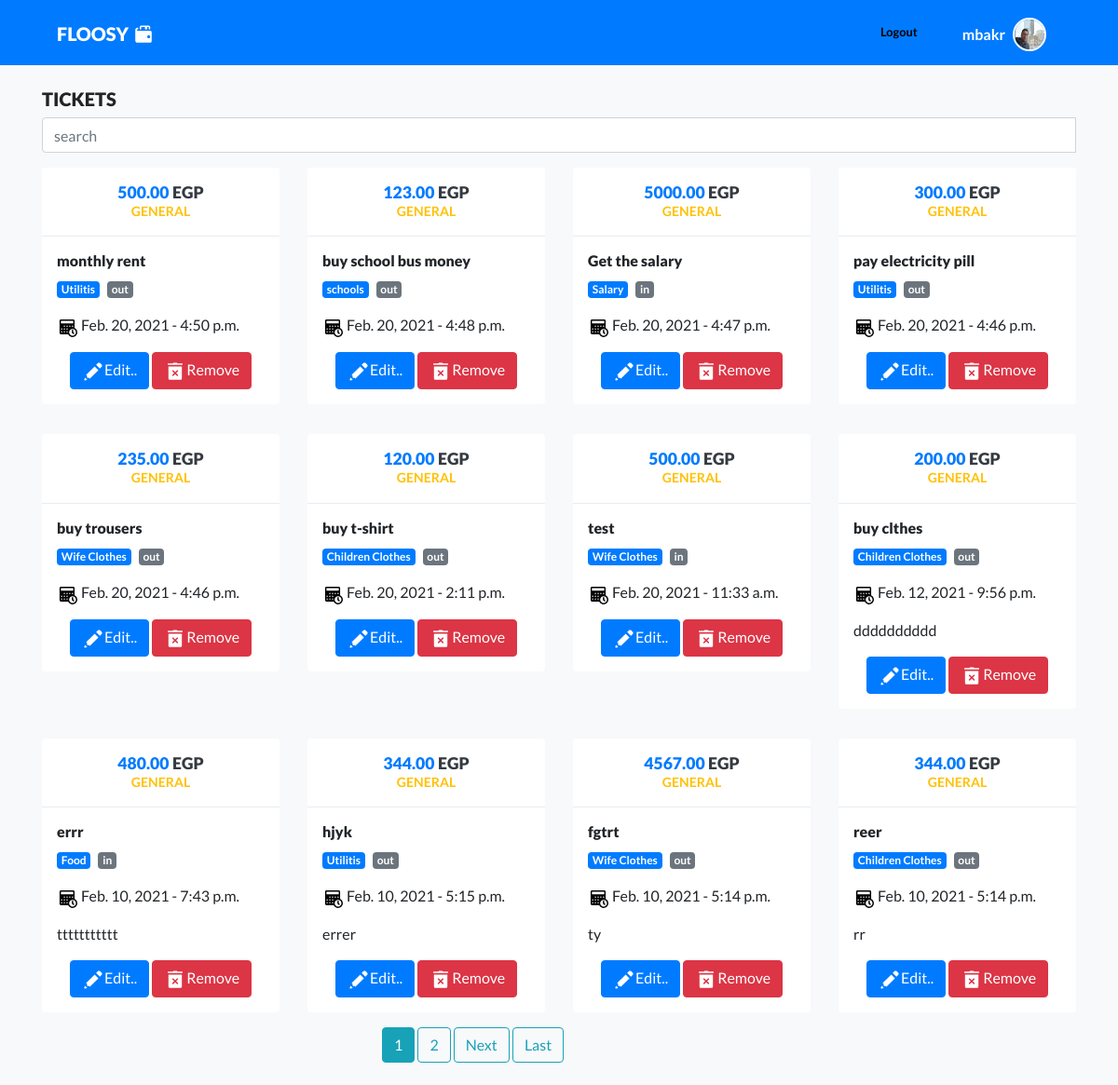
The page /tickets/general/ (signed in) on the database its author committed.
### accounts/models.py (models this page shows, shortened)
class Account(models.Model):
    user        = models.OneToOneField(to=User, on_delete=models.CASCADE)
    first_name  = models.CharField(max_length=50, blank=True,null=True)
    last_name   = models.CharField(max_length=50, blank=True,null=True)
    email       = models.EmailField(null=True,blank=True)
    image       = models.ImageField(upload_to='profileimages/',default='profileimages/default.jpg')
    bio         = models.TextField(blank=True,null=True)
    country     = CountryField(blank_label='(select country)', null=True)

### tracker/models.py (models this page shows, shortened)
class Ticket(models.Model):
    wallet = models.ForeignKey(to=Wallet, on_delete=models.DO_NOTHING, related_name='tickets')
    value = models.DecimalField(max_digits=15, decimal_places=2)
    kind = models.CharField(max_length=20, choices=CHOICES)
    category = models.ForeignKey(to=Category, on_delete=models.CASCADE, null=True)
    date = models.DateTimeField(default=timezone.now)
    title = models.CharField(max_length=50, default="No Title")
    desc = models.TextField(default='')
    class Meta:
        ordering =('-date',)

class Wallet(models.Model):
    owner = models.ForeignKey(to=User, on_delete=models.CASCADE)
    name = models.CharField(max_length=100)
    slug = models.SlugField(blank=True,null=True)
    balance = models.DecimalField(max_digits=15, decimal_places=2, default=0)

class Category(models.Model):
    wallet = models.ForeignKey(to=Wallet, on_delete=models.CASCADE)
    name = models.CharField(max_length=100)
    slug = models.SlugField(blank=True,null=True)
    class Meta:
        verbose_name_plural = 'Categories'

### tracker/views.py (the view)
# urls.py: path('tickets/<slug:slug>/', wallettickets, name='wallet_tickets'),
@login_required()
def wallettickets(request,slug):
    wallet = get_object_or_404(Wallet,slug=slug, owner=request.user)
    tickets = Ticket.objects.filter(wallet=wallet)
    paginator = Paginator(tickets, 12)
    page_number = request.GET.get('page')
    page_tickets = paginator.get_page(page_number)
    context = {'tickets':tickets, 'wallet':wallet, 'page_tickets':page_tickets}
    return render(request, template_name='tracker/tickets.html', context=context)

### tracker/templates/tracker/tickets.html (shortened to what this page needs)
{% extends 'base.html' %}
{% load static %}
{% load humanize %}
{% block content %}
<section>
    <div class="container">
        <div class="row mt-4">
            <div class="col-12">
                <h5 class="sectionHeading">Tickets</h5>
            </div>
        </div>
        <div>
            <form method="POST">
                <div class="input-group">
                    <input type="text" class="form-control"  placeholder="search " name="searchText">
                </div>
            </form>
        </div>
        <div class="row">
            <div class="col" id="mainContent">
                <div class="row">
                    {% for ticket in page_tickets %}
                        <div class="col-12 col-sm-6 col-lg-3" >
                            <div class="ticketItem my-3 bg-white rounded">
                                <h5 class="blockHeading p-3 text-center text-primary">
                                {{ticket.value}} <span class="text-dark">EGP</span>
                                <br>
                                <small class="text-warning"><strong>{{ticket.wallet.name}}</strong></small>
                                </h5>
                                <div class="itemContent p-3">
                                    <h6 class="ticketTitle">{{ticket.title}}</h6>
                                    <p><span class="badge badge-primary mr-2">{{ticket.category.name}}</span><span class="badge badge-secondary">{{ticket.kind}}</span></p>
                                    <p><img class="mr-1" src="imgs/calendar-icon.svg" alt=""><span>{{ticket.date|date}}</span>  -  <span>{{ticket.date|time}}</span></p>
                                    <p>{{ticket.desc|slice:":100"}}
                                        </p>
                                        <div class="ticketControl text-center">
                                            <a href="{% url 'tracker:edit_ticket' ticket.id %}">
                                                <button type="button" class="btn btn-primary"><img src="imgs/edit-icon.svg" alt="">Edit..</button>
                                            </a>
                                            <a href="{% url 'tracker:delete_ticket' ticket.id %}">
                                                <button type="button" class="btn btn-danger"><img src="imgs/delete-icon.svg" alt="">Remove</button>
                                            </a>
                                        </div>
                                    </div>
                                </div>
                            </div>
                        {% endfor %}
                    </div>
                </div>
            </div>
        </div>
    </section>
        <div class="row">
            <div class="col-12 col-md-4">
            </div>
            <div class="col-12 col-md-4" id="pagination">
                <div class="align-middle">
                    {% if page_tickets %}
                        {% for num in page_tickets.paginator.page_range %}
                            {% if page_tickets.number == num %}
                                <a class="btn btn-info mb-4" href="?page={{ num }}">{{ num }}</a>
                                {% elif num > page_tickets.number|add:'-3' and num < page_tickets.number|add:'3' %}
                                <a class="btn btn-outline-info mb-4" href="?page={{ num }}">{{ num }}</a>
                            {% endif %}
                        {% endfor %}
                        {% if page_tickets.has_next %}
                            <a class="btn btn-outline-info mb-4" href="?page={{ page_obj.next_page_number }}">Next</a>
                            <a class="btn btn-outline-info mb-4" href="?page={{ page_obj.paginator.num_pages }}">Last</a>
                        {% endif %}
                    {% endif %}
                </div>
            </div>
            <div class="col-4">
            </div>
        </div>
{% endblock content %}

### templates/base.html (shortened to what this page needs)
{% load static %}
<!DOCTYPE html>
<html lang="en">
    <head>
    <link rel="stylesheet" href="https://netdna.bootstrapcdn.com/font-awesome/4.7.0/css/font-awesome.css">
    <link rel="stylesheet" href="https://stackpath.bootstrapcdn.com/bootstrap/4.1.3/css/bootstrap.min.css">
<link rel="stylesheet" href="https://pro.fontawesome.com/releases/v5.10.0/css/all.css"/>
    <link rel="stylesheet" href="{% static 'css/style.css' %}">
    <link rel="stylesheet" href="{% static 'css/style2.css' %}">
</head>
<body>
    <section class="bg-primary">
        <div class="container">
            <nav class="navbar navbar-expand-md navbar-dark bg-transparent">
                <a class="navbar-brand mt-1" href="{% url 'tracker:wallets' %}">FLOOSY<img class="mb-1 ml-1" src="{% static 'imgs/logo-icon.svg' %}" alt=""></a>
                <div class="collapse navbar-collapse" id="navbarSupportedContent">
                    <ul class="navbar-nav ml-auto">
                        <li class="nav-item ml-3">
                            <a class="nav-link mt-1" href="{% url 'accounts:logout' %}"><small style="color: black; font-weight: bold">Logout</small></a>
                        </li>
                        <li class="nav-item ml-md-4">
                            <a class="nav-link mt-1" href="{% url 'accounts:profile' %}">
                                <span>{{request.user.username}}</span>
                                <img id="userAvatar" class="rounded-circle ml-2" src="{{request.user.account.image.url}}" alt="{% static 'imgs/avatar.jpg' %}">
                            </a>
                        </li>
                    </ul>
                </div>
            </nav>
        </div>
    </section>
    {% block content %}
    {% endblock content %}
</body>
</html>

### static/css/style.css (style rules this page uses)
html, body { background-color: #f8f9fa; font-family: 'Lato', sans-serif; }
.sectionHeading { font-weight: 900; text-transform: uppercase; }
.blockHeading { margin: 0; font-weight: 900; font-size: 1.1rem; text-transform: uppercase; border-bottom: 1px solid #e9ecef; }
nav.navbar { min-height: 70px; }
.navbar-brand { font-weight: 900; }
.navbar-dark .navbar-nav .nav-item { margin: 0 8px; }
.navbar-dark .navbar-nav .nav-link { font-weight: 700; color: #fff; }
#userAvatar { width: 36px; height: 36px; margin-top: -0.4rem; float: right; border: 2px solid #fff; }
.ticketTitle { font-weight: 900; }
small { display: block; line-height: 1.428571429; color: #999; }

### static/css/style2.css (style rules this page uses)
* { box-sizing:border-box }

### rows shown on the page
Ticket: value "500.00", wallet.name "GENERAL", title "monthly rent", category.name "Utilitis", kind "out", date "Feb. 20, 2021", date "4:50 p.m."
Ticket: value "123.00", wallet.name "GENERAL", title "buy school bus money", category.name "schools", kind "out", date "Feb. 20, 2021", date "4:48 p.m."
Ticket: value "5000.00", wallet.name "GENERAL", title "Get the salary", category.name "Salary", kind "in", date "Feb. 20, 2021", date "4:47 p.m."
Ticket: value "300.00", wallet.name "GENERAL", title "pay electricity pill", category.name "Utilitis", kind "out", date "Feb. 20, 2021", date "4:46 p.m."
Ticket: value "235.00", wallet.name "GENERAL", title "buy trousers", category.name "Wife Clothes", kind "out", date "Feb. 20, 2021", date "4:46 p.m."
Ticket: value "120.00", wallet.name "GENERAL", title "buy t-shirt", category.name "Children Clothes", kind "out", date "Feb. 20, 2021", date "2:11 p.m."
Ticket: value "500.00", wallet.name "GENERAL", title "test", category.name "Wife Clothes", kind "in", date "Feb. 20, 2021", date "11:33 a.m."
Ticket: value "200.00", wallet.name "GENERAL", title "buy clthes", category.name "Children Clothes", kind "out", date "Feb. 12, 2021", date "9:56 p.m.", desc "dddddddddd"
Ticket: value "480.00", wallet.name "GENERAL", title "errr", category.name "Food", kind "in", date "Feb. 10, 2021", date "7:43 p.m.", desc "ttttttttttt"
Ticket: value "344.00", wallet.name "GENERAL", title "hjyk", category.name "Utilitis", kind "out", date "Feb. 10, 2021", date "5:15 p.m.", desc "errer"
Ticket: value "4567.00", wallet.name "GENERAL", title "fgtrt", category.name "Wife Clothes", kind "out", date "Feb. 10, 2021", date "5:14 p.m.", desc "ty"
Ticket: value "344.00", wallet.name "GENERAL", title "reer", category.name "Children Clothes", kind "out", date "Feb. 10, 2021", date "5:14 p.m.", desc "rr"

### other values the page prints
{{ request.user.username }} "mbakr"
{{ num }} "1"
{{ num }} "2"
